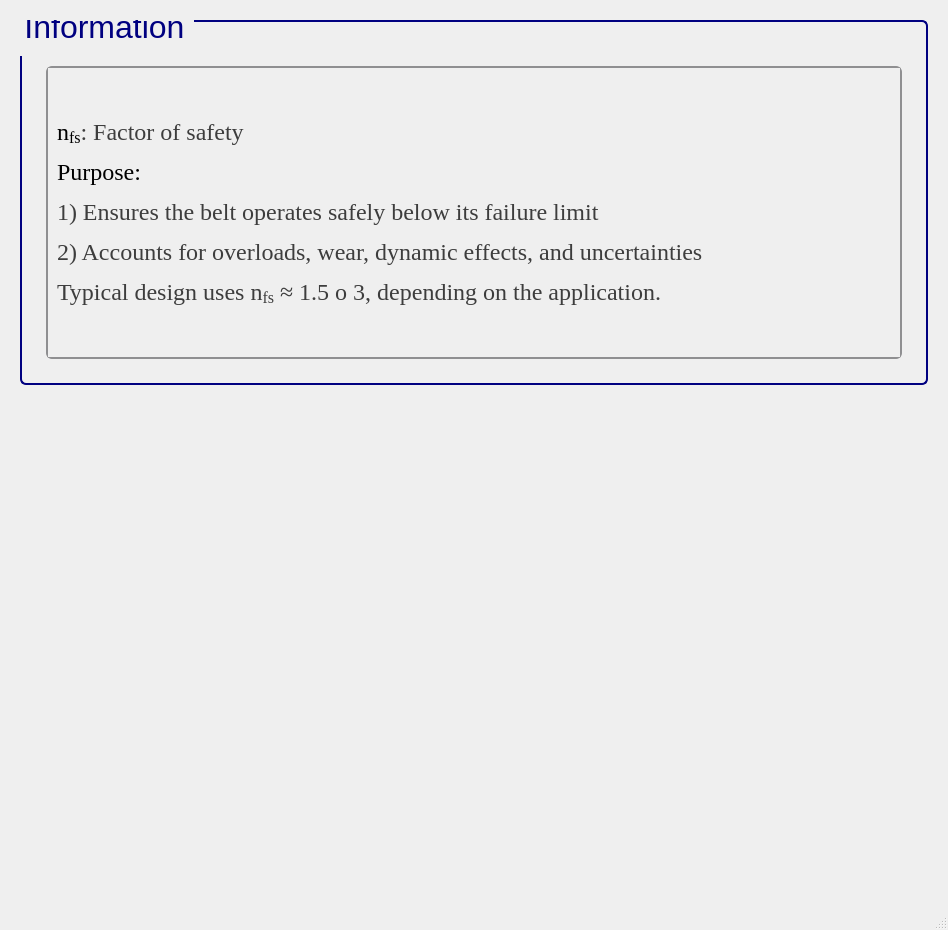
<?xml version="1.0" encoding="UTF-8"?>
<ui version="4.0">
 <class>MainWindow</class>
 <widget class="QMainWindow" name="MainWindow">
  <property name="geometry">
   <rect>
    <x>0</x>
    <y>0</y>
    <width>948</width>
    <height>930</height>
   </rect>
  </property>
  <property name="minimumSize">
   <size>
    <width>900</width>
    <height>930</height>
   </size>
  </property>
  <property name="windowTitle">
   <string>MainWindow</string>
  </property>
  <widget class="QWidget" name="centralwidget">
   <layout class="QGridLayout" name="gridLayout">
    <item row="0" column="1">
     <spacer name="verticalSpacer_26">
      <property name="orientation">
       <enum>Qt::Vertical</enum>
      </property>
      <property name="sizeType">
       <enum>QSizePolicy::Fixed</enum>
      </property>
      <property name="sizeHint" stdset="0">
       <size>
        <width>839</width>
        <height>11</height>
       </size>
      </property>
     </spacer>
    </item>
    <item row="1" column="1">
     <widget class="QGroupBox" name="groupBox_125">
      <property name="sizePolicy">
       <sizepolicy hsizetype="Minimum" vsizetype="Minimum">
        <horstretch>0</horstretch>
        <verstretch>0</verstretch>
       </sizepolicy>
      </property>
      <property name="minimumSize">
       <size>
        <width>822</width>
        <height>300</height>
       </size>
      </property>
      <property name="font">
       <font>
        <family>Segoe UI</family>
        <pointsize>24</pointsize>
        <weight>50</weight>
        <italic>false</italic>
        <bold>false</bold>
       </font>
      </property>
      <property name="styleSheet">
       <string notr="true">QGroupBox {
    border: 2px solid navy;
    border-radius: 6px;
    background-color: qlineargradient(x1:0, y1:0, x2:0, y2:1,
                                      stop:0 #f6f7fa, stop:1 #dadbde);
    font: 24pt &quot;Segoe UI&quot;;
    padding: 5px; /* add padding inside the group box */
    color: black;
}
QGroupBox::title {
    subcontrol-origin: margin;
    subcontrol-position: top left;
    padding-left: 0px;
    padding-right: 5px;
    padding-top: 0px;
    margin-top: -22px;  /* shift title up */
    color: navy;
    font-weight: bold;
}
</string>
      </property>
      <property name="title">
       <string>Information</string>
      </property>
      <layout class="QGridLayout" name="gridLayout_255">
       <item row="1" column="2">
        <spacer name="verticalSpacer_36">
         <property name="orientation">
          <enum>Qt::Horizontal</enum>
         </property>
         <property name="sizeType">
          <enum>QSizePolicy::Fixed</enum>
         </property>
         <property name="sizeHint" stdset="0">
          <size>
           <width>10</width>
           <height>20</height>
          </size>
         </property>
        </spacer>
       </item>
       <item row="1" column="1">
        <widget class="QScrollArea" name="scrollArea_43">
         <property name="sizePolicy">
          <sizepolicy hsizetype="Minimum" vsizetype="Minimum">
           <horstretch>0</horstretch>
           <verstretch>0</verstretch>
          </sizepolicy>
         </property>
         <property name="font">
          <font>
           <pointsize>15</pointsize>
          </font>
         </property>
         <property name="styleSheet">
          <string notr="true">QScrollArea {
    background: qlineargradient(x1:0, y1:0, x2:0, y2:1,
                               stop:0 #f6f7fa, stop:1 #dadbde);
    border: 2px solid #8f8f91;
    border-radius: 6px;
}

QScrollArea QScrollBar:vertical, QScrollArea QScrollBar:horizontal {
    background: qlineargradient(x1:0, y1:0, x2:0, y2:1,
                               stop:0 #f6f7fa, stop:1 #dadbde);
    border: 2px solid #8f8f91;
    border-radius: 6px;
    width: 14px;
    height: 14px;
    margin: 2px 0 2px 0;
}

/* Completely remove the bottom button of the vertical scrollbar */
QScrollArea QScrollBar::add-line:vertical {
    height: 0px;
    width: 0px;
    border: none;
    background: none;
    margin: 0px;
    padding: 0px;
}

QScrollArea QScrollBar::handle:vertical, QScrollArea QScrollBar::handle:horizontal {
    background: qlineargradient(x1:0, y1:0, x2:0, y2:1,
                               stop:0 #8f8f91, stop:1 #6f6f71);
    min-height: 20px;
    border-radius: 6px;
    border: 1px solid #6f6f71;
}

QScrollArea QScrollBar::handle:vertical:hover, QScrollArea QScrollBar::handle:horizontal:hover {
    background: qlineargradient(x1:0, y1:0, x2:0, y2:1,
                               stop:0 #6f6f71, stop:1 #4f4f51);
    border: 1px solid #4f4f51;
}

QScrollArea QScrollBar::sub-line:vertical, QScrollArea QScrollBar::add-line:horizontal, QScrollArea QScrollBar::sub-line:horizontal {
    background: #8f8f91;
    border: none;
    border-radius: 3px;
    height: 14px;
    width: 14px;
    subcontrol-origin: margin;
}

QScrollArea QScrollBar::sub-line:vertical:hover, QScrollArea QScrollBar::add-line:horizontal:hover, QScrollArea QScrollBar::sub-line:horizontal:hover {
    background: #6f6f71;
}

QScrollArea QScrollBar::add-page:vertical, QScrollArea QScrollBar::sub-page:vertical,
QScrollArea QScrollBar::add-page:horizontal, QScrollArea QScrollBar::sub-page:horizontal {
    background: transparent;
}
</string>
         </property>
         <property name="verticalScrollBarPolicy">
          <enum>Qt::ScrollBarAsNeeded</enum>
         </property>
         <property name="horizontalScrollBarPolicy">
          <enum>Qt::ScrollBarAsNeeded</enum>
         </property>
         <property name="widgetResizable">
          <bool>true</bool>
         </property>
         <widget class="QWidget" name="scrollAreaWidgetContents_43">
          <property name="geometry">
           <rect>
            <x>0</x>
            <y>0</y>
            <width>812</width>
            <height>241</height>
           </rect>
          </property>
          <layout class="QGridLayout" name="gridLayout_3">
           <item row="0" column="0">
            <widget class="QLabel" name="label_3">
             <property name="font">
              <font>
               <family>Times New Roman</family>
               <pointsize>18</pointsize>
               <weight>50</weight>
               <bold>false</bold>
              </font>
             </property>
             <property name="cursor">
              <cursorShape>ArrowCursor</cursorShape>
             </property>
             <property name="frameShape">
              <enum>QFrame::NoFrame</enum>
             </property>
             <property name="text">
              <string>&lt;html&gt;&lt;head/&gt;&lt;body&gt;&lt;p&gt;&lt;span style=&quot; color:#000000;&quot;&gt;n&lt;/span&gt;&lt;span style=&quot; color:#000000; vertical-align:sub;&quot;&gt;fs&lt;/span&gt;&lt;span style=&quot; color:#3d3d3d;&quot;&gt;: Factor of safety&lt;/span&gt;&lt;/p&gt;&lt;p&gt;&lt;span style=&quot; color:#000000;&quot;&gt;Purpose: &lt;/span&gt;&lt;/p&gt;&lt;p&gt;&lt;span style=&quot; color:#3d3d3d;&quot;&gt;1) Ensures the belt operates safely below its failure limit&lt;/span&gt;&lt;/p&gt;&lt;p&gt;&lt;span style=&quot; color:#3d3d3d;&quot;&gt;2) Accounts for overloads, wear, dynamic effects, and uncertainties&lt;/span&gt;&lt;/p&gt;&lt;p&gt;&lt;span style=&quot; color:#3d3d3d;&quot;&gt;Typical design uses n&lt;/span&gt;&lt;span style=&quot; color:#3d3d3d; vertical-align:sub;&quot;&gt;fs&lt;/span&gt;&lt;span style=&quot; color:#3d3d3d;&quot;&gt; ≈ 1.5 o 3, depending on the application.&lt;/span&gt;&lt;/p&gt;&lt;/body&gt;&lt;/html&gt;</string>
             </property>
            </widget>
           </item>
          </layout>
         </widget>
        </widget>
       </item>
       <item row="2" column="1">
        <spacer name="verticalSpacer_37">
         <property name="orientation">
          <enum>Qt::Vertical</enum>
         </property>
         <property name="sizeType">
          <enum>QSizePolicy::Fixed</enum>
         </property>
         <property name="sizeHint" stdset="0">
          <size>
           <width>10</width>
           <height>10</height>
          </size>
         </property>
        </spacer>
       </item>
       <item row="1" column="0">
        <spacer name="verticalSpacer_34">
         <property name="orientation">
          <enum>Qt::Horizontal</enum>
         </property>
         <property name="sizeType">
          <enum>QSizePolicy::Fixed</enum>
         </property>
         <property name="sizeHint" stdset="0">
          <size>
           <width>10</width>
           <height>20</height>
          </size>
         </property>
        </spacer>
       </item>
       <item row="0" column="1">
        <spacer name="verticalSpacer_35">
         <property name="orientation">
          <enum>Qt::Vertical</enum>
         </property>
         <property name="sizeType">
          <enum>QSizePolicy::Fixed</enum>
         </property>
         <property name="sizeHint" stdset="0">
          <size>
           <width>20</width>
           <height>30</height>
          </size>
         </property>
        </spacer>
       </item>
      </layout>
     </widget>
    </item>
    <item row="2" column="1">
     <spacer name="verticalSpacer_23">
      <property name="orientation">
       <enum>Qt::Vertical</enum>
      </property>
      <property name="sizeType">
       <enum>QSizePolicy::Fixed</enum>
      </property>
      <property name="sizeHint" stdset="0">
       <size>
        <width>839</width>
        <height>11</height>
       </size>
      </property>
     </spacer>
    </item>
    <item row="3" column="0">
     <spacer name="verticalSpacer_25">
      <property name="orientation">
       <enum>Qt::Horizontal</enum>
      </property>
      <property name="sizeType">
       <enum>QSizePolicy::Fixed</enum>
      </property>
      <property name="sizeHint" stdset="0">
       <size>
        <width>11</width>
        <height>492</height>
       </size>
      </property>
     </spacer>
    </item>
    <item row="3" column="2">
     <spacer name="verticalSpacer_28">
      <property name="orientation">
       <enum>Qt::Horizontal</enum>
      </property>
      <property name="sizeType">
       <enum>QSizePolicy::Fixed</enum>
      </property>
      <property name="sizeHint" stdset="0">
       <size>
        <width>11</width>
        <height>492</height>
       </size>
      </property>
     </spacer>
    </item>
    <item row="4" column="1">
     <spacer name="verticalSpacer_27">
      <property name="orientation">
       <enum>Qt::Vertical</enum>
      </property>
      <property name="sizeType">
       <enum>QSizePolicy::Fixed</enum>
      </property>
      <property name="sizeHint" stdset="0">
       <size>
        <width>839</width>
        <height>11</height>
       </size>
      </property>
     </spacer>
    </item>
   </layout>
  </widget>
  <widget class="QMenuBar" name="menubar">
   <property name="geometry">
    <rect>
     <x>0</x>
     <y>0</y>
     <width>948</width>
     <height>26</height>
    </rect>
   </property>
  </widget>
  <widget class="QStatusBar" name="statusbar"/>
 </widget>
 <resources/>
 <connections/>
</ui>
